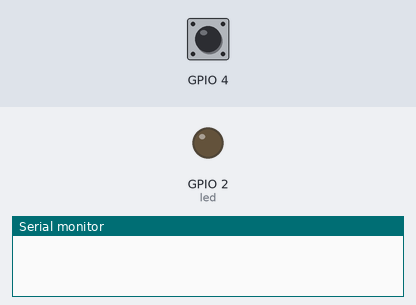
A sketch run on a simulated ESP32. Shown: output pins drawn as LEDs (lit = HIGH), the last lines printed to the serial monitor. The test bench sets the inputs (shaded band); at power-on: GPIO 4 HIGH.

Above: at 1.2 s.
1.3 s: GPIO 4 pulled LOW for 0.25 s
At 1.5 s:
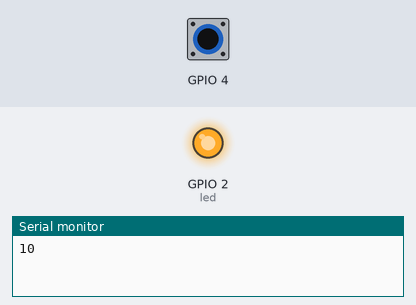
3.1 s: GPIO 4 pulled LOW for 3.2 s
At 7.1 s:
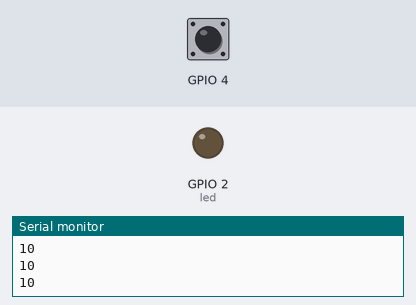
Timing chart, 0 to 8.6 s (numbered marks = the images above; inputs shaded):
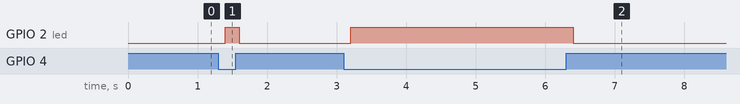

Measured:
- after the input at 1.3 s, GPIO 2 (led): LOW → HIGH after 0.10 s, → LOW 0.20 s later
- after the input at 3.1 s, GPIO 2 (led): LOW → HIGH after 0.10 s, → LOW 3.2 s later

The sketch:

touchSensorSuperLoop.ino
```cpp
/*author:Pranathi
date:01/09/25
topic:touch sensor testing in esp32 using super loop*/
int led=2;
void setup() {
  // put your setup code here, to run once:
  Serial.begin(115200);
  pinMode(led,OUTPUT);

}

void loop() {
  // put your main code here, to run repeatedly:
  if(touchRead(T0)<40){
    Serial.println(touchRead(T0));
    digitalWrite(led,HIGH);
  }else{
    digitalWrite(led,LOW);
  }
  delay(200);
}
```
